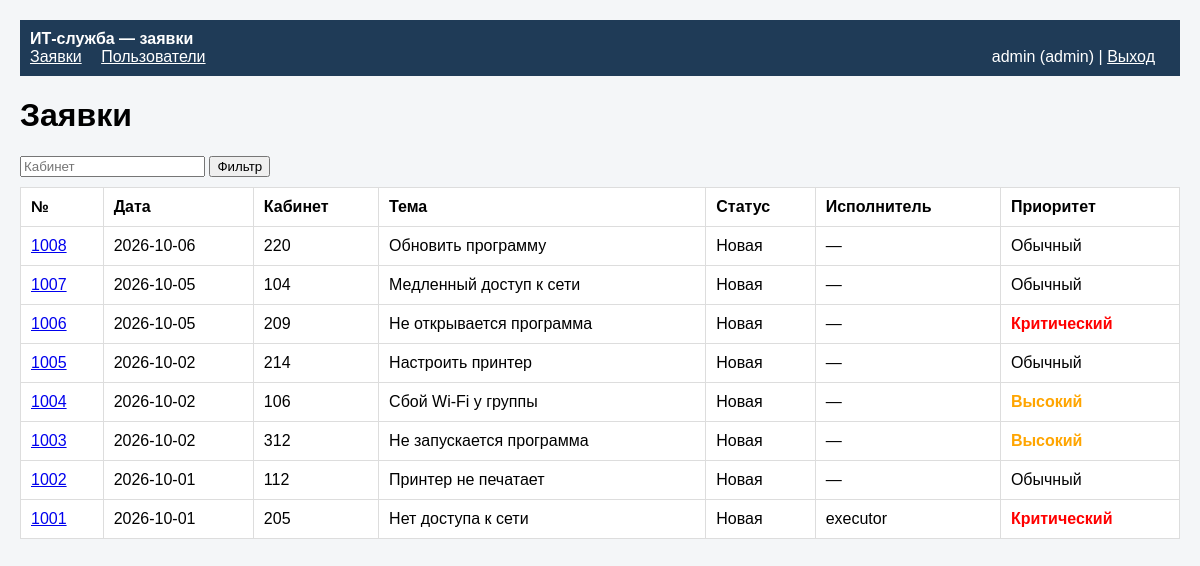
The page / (signed in) on the database its author committed.
### models.py (models this page shows, shortened)
class User(UserMixin, db.Model):
    __tablename__ = "users"
    id = db.Column(db.Integer, primary_key=True)
    username = db.Column(db.String(64), unique=True, nullable=False)
    password_hash = db.Column(db.String(255), nullable=False)
    role = db.Column(db.String(16), nullable=False)
    active = db.Column(db.Boolean, default=True, nullable=False)
    @property
    def is_active(self):
        return self.active

class Ticket(db.Model):
    __tablename__ = "tickets"
    id = db.Column(db.Integer, primary_key=True)
    source_id = db.Column(db.Integer, unique=True, nullable=False)
    date = db.Column(db.Date, nullable=False)
    room = db.Column(db.String(16), nullable=False)
    category_id = db.Column(db.Integer, db.ForeignKey("categories.id"), nullable=False)
    subject = db.Column(db.String(255), nullable=False)
    status = db.Column(db.String(16), nullable=False, default="Новая")
    executor_id = db.Column(db.Integer, db.ForeignKey("users.id"))
    service_down = db.Column(db.Boolean, nullable=False, default=False)
    affected_count = db.Column(db.Integer, nullable=False, default=0)
    created_at = db.Column(db.DateTime, default=datetime.utcnow)
    category = db.relationship("Category")
    executor = db.relationship("User")
    @property
    def priority(self):
        if self.service_down and self.affected_count >= 5:
            return "Критический"
        if self.service_down or self.affected_count >= 5:
            return "Высокий"
        return "Обычный"

### tickets.py (the view)
@bp.route("/")
@login_required
def list_tickets():
    q = Ticket.query
    if current_user.role == "executor":
        q = q.filter(Ticket.executor_id == current_user.id)
    room = request.args.get("room", "").strip()
    category_id = request.args.get("category", "").strip()
    if room:
        q = q.filter(Ticket.room == room)
    if category_id.isdigit():
        q = q.filter(Ticket.category_id == int(category_id))
    tickets = q.order_by(Ticket.id.desc()).all()
    categories = Category.query.order_by(Category.name).all()
    return render_template("tickets_list.html", tickets=tickets,
                           categories=categories, room=room, category_id=category_id)

### app.py (called while the page is built)
@login_manager.user_loader
def load_user(uid):
    return User.query.get(int(uid))

### templates/tickets_list.html
{% extends "base.html" %}
{% block content %}
<h1>Заявки</h1>
<form method="get" style="margin-bottom: 10px;">
  <input name="room" placeholder="Кабинет" value="{{ room }}">
  <button type="submit">Фильтр</button>
</form>
<table>
  <thead>
    <tr><th>№</th><th>Дата</th><th>Кабинет</th><th>Тема</th><th>Статус</th><th>Исполнитель</th><th>Приоритет</th></tr>
  </thead>
  <tbody>
  {% for t in tickets %}
    <tr>
      <td><a href="{{ url_for('tickets.ticket_card', tid=t.id) }}">{{ t.source_id }}</a></td>
      <td>{{ t.date }}</td>
      <td>{{ t.room }}</td>
      <td>{{ t.subject }}</td>
      <td>{{ t.status }}</td>
      <td>{{ t.executor.username if t.executor else '—' }}</td>
      <td class="prio {{ t.priority }}">{{ t.priority }}</td>
    </tr>
  {% else %}
    <tr><td colspan="7">Нет заявок</td></tr>
  {% endfor %}
  </tbody>
</table>
{% endblock %}

### templates/base.html (shortened to what this page needs)
<!doctype html>
<html lang="ru">
<head>
</head>
<body>
<header class="topbar">
  <strong>ИТ-служба — заявки</strong>
  <nav>
    <a href="{{ url_for('tickets.list_tickets') }}">Заявки</a>
    {% if current_user.is_authenticated and current_user.role == 'admin' %}
      <a href="{{ url_for('admin_panel.users') }}">Пользователи</a>
    {% endif %}
    {% if current_user.is_authenticated %}
      <span style="float:right">{{ current_user.username }} ({{ current_user.role }}) | <a href="{{ url_for('auth.logout') }}">Выход</a></span>
    {% endif %}
  </nav>
</header>
<main>
  {% block content %}{% endblock %}
</main>
</body>
</html>

### templates/base.html (style rules this page uses)
body { font-family: Arial, sans-serif; margin: 20px; background: #f4f6f8; }
.topbar { background: #1f3b57; color: #fff; padding: 10px; margin-bottom: 20px; }
.topbar a { color: #fff; margin-right: 15px; }
table { width: 100%; border-collapse: collapse; background: #fff; }
th, td { padding: 10px; border: 1px solid #ddd; text-align: left; }
.prio.Критический { color: red; font-weight: bold; }
.prio.Высокий { color: orange; font-weight: bold; }

### rows shown on the page
User: username "admin", role "admin"
Ticket: source_id "1008", date "2026-10-06", room "220", subject "Обновить программу", status "Новая", executor "—", priority "Обычный"
Ticket: source_id "1007", date "2026-10-05", room "104", subject "Медленный доступ к сети", status "Новая", executor "—", priority "Обычный"
Ticket: source_id "1006", date "2026-10-05", room "209", subject "Не открывается программа", status "Новая", executor "—", priority "Критический"
Ticket: source_id "1005", date "2026-10-02", room "214", subject "Настроить принтер", status "Новая", executor "—", priority "Обычный"
Ticket: source_id "1004", date "2026-10-02", room "106", subject "Сбой Wi-Fi у группы", status "Новая", executor "—", priority "Высокий"
Ticket: source_id "1003", date "2026-10-02", room "312", subject "Не запускается программа", status "Новая", executor "—", priority "Высокий"
Ticket: source_id "1002", date "2026-10-01", room "112", subject "Принтер не печатает", status "Новая", executor "—", priority "Обычный"
Ticket: source_id "1001", date "2026-10-01", room "205", subject "Нет доступа к сети", status "Новая", executor "executor", priority "Критический"
